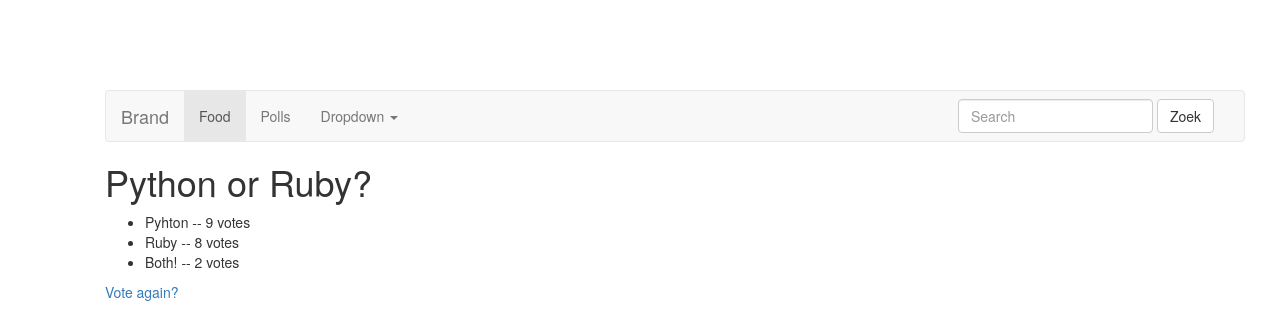
Page /polls/1/results/ on the committed database.
### polls/models.py (models this page shows, shortened)
class Poll(models.Model):
    question = models.CharField(max_length=200)
    pub_date = models.DateTimeField('date published')

class Choice(models.Model):
    poll = models.ForeignKey(Poll)
    choice_text = models.CharField(max_length=200)
    votes = models.IntegerField(default=0)

### polls/views.py (the view)
# urls.py: url(r'^(?P<pk>\d+)/results/$', views.ResultsView.as_view(), name='results'),
class ResultsView(generic.DetailView):
    model = Poll
    template_name = 'polls/results.html'

### polls/templates/polls/results.html (shortened to what this page needs)
<div class="container">
{% include "food/navbar.html" %}
{% load staticfiles %}
{% load bootstrap3 %}
{% bootstrap_css %}
<h1>{{ poll.question }}</h1>
<ul>
{% for choice in poll.choice_set.all %}
    <li>{{ choice.choice_text }} -- {{ choice.votes }} vote{{ choice.votes|pluralize }}</li>
{% endfor %}
</ul>
<a href="{% url 'polls:detail' poll.id %}">Vote again?</a>
</div>

### food/static/food/style.css (style rules this page uses)
.container { margin:auto; width: 800px; }

### rows in the picture
Poll: question "Python or Ruby?"
Choice: choice_text "Pyhton", votes "9"
Choice: choice_text "Ruby", votes "8"
Choice: choice_text "Both!", votes "2"
